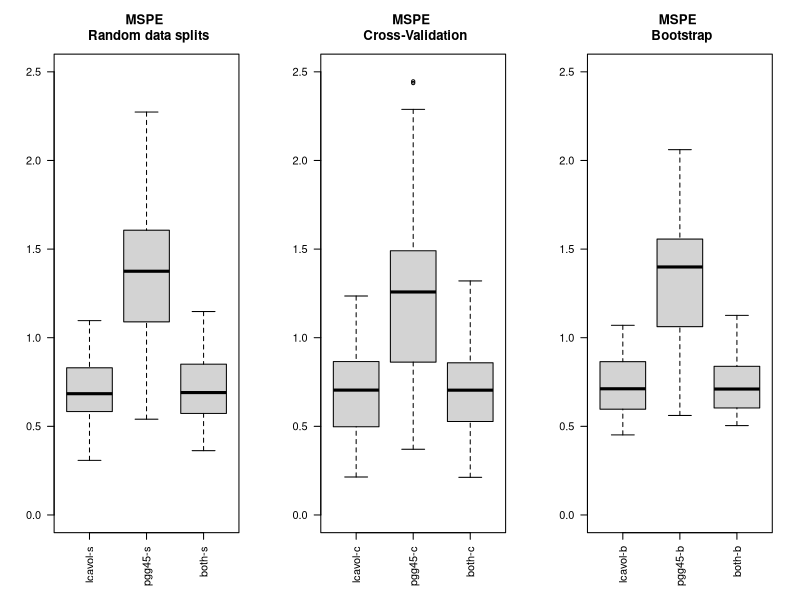
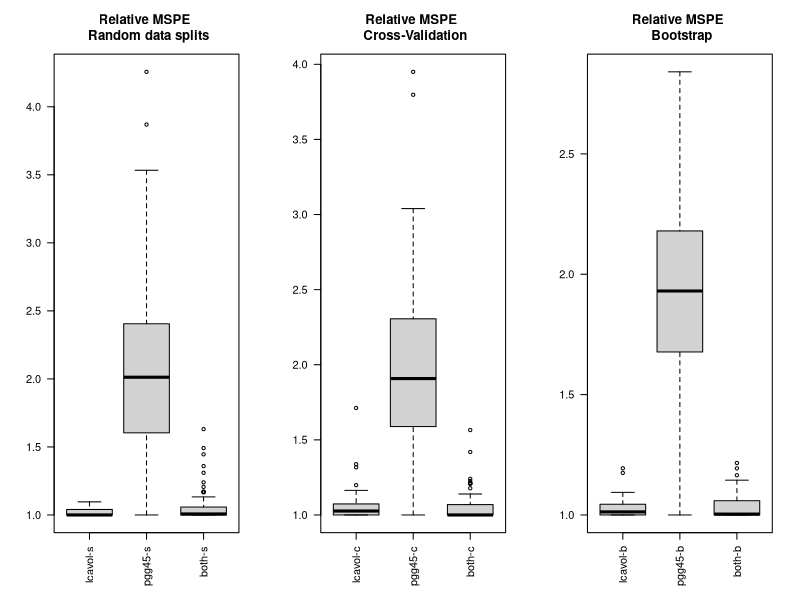
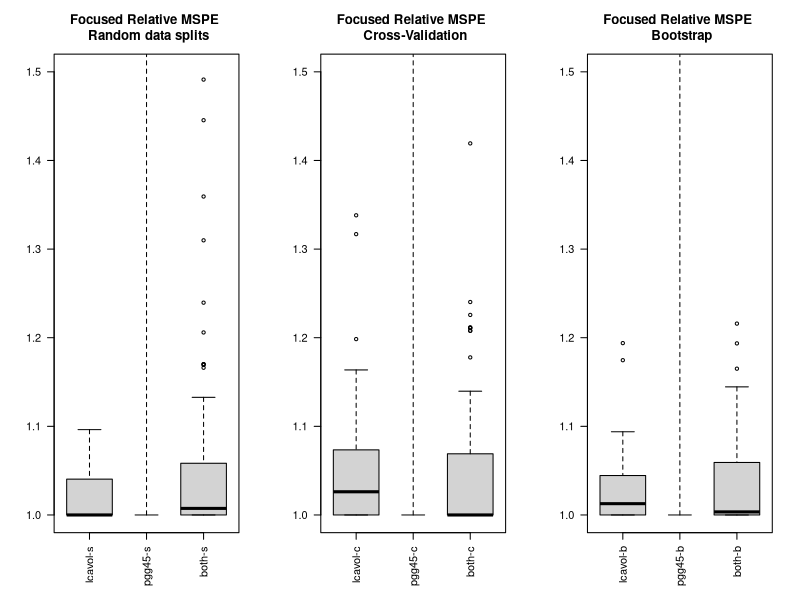

Source code (R) for these figures, in order:
#  Crossvalidation to get prediction error.  The crossval() function in package bootstrap seems most direct
#  Data Splitting, CV, and Bootstrap measures of prediction error.  
#  Using Prostate data, will fit three linear regression models from before
#  Then will use single split, multiple splits, CV, and bootstrap to estimate error
#  Also will show how to use boxplots to compare models

prostate <-  read.table("Prostate.csv", 
                        header=TRUE, sep=",", na.strings=" ")

#  Three models we will compare
#   There is no specific reason for choosing these three.  Could compare others as well.

mod.vol = lm(lpsa ~ lcavol, data=prostate)
mod.pgg = lm(lpsa ~ pgg45, data=prostate)
mod2 =  lm(lpsa ~ lcavol + pgg45, data=prostate)

n = nrow(prostate) #store sample size for easy calculations later

##########################################################################
# Part 1a: Random single split

# Set seed to get repeatable results.  Rerun without resetting seed to see variability
set.seed(120401002) 

# Set sampling fraction.  Here I choose 70/15/15 percents
sf1 = 0.7
sf2 = 0.15
#  Logic:
#    1. randomly permute (reorder) numbers 1,2,...,n
#    2. take positions of first 70% as training set "set=1"
#    3. take positions of next 15% as validation set "set=2"
#    4. take positions of last 15% as test set "set=3

reorder = sample.int(n=n, size=n, replace=FALSE)
reorder

set = ifelse(test=(reorder < sf1*n), yes=1, 
             no=ifelse(test=(sf1*n < reorder & reorder < (sf1+sf2)*n), yes=2, no=3))
set


mod.vol.s1 = lm(lpsa ~ lcavol, data=prostate[set==1,])
mod.pgg.s1 = lm(lpsa ~ pgg45, data=prostate[set==1,])
mod2.s1 =  lm(lpsa ~ lcavol + pgg45, data=prostate[set==1,])

pred.v.s1 = predict(mod.vol.s1, newdata=prostate[set==2,])
pred.p.s1 = predict(mod.pgg.s1, newdata=prostate[set==2,])
pred.2.s1 = predict(mod2.s1, newdata=prostate[set==2,])

(MSPE.v.s1 = mean((prostate[set==2,"lpsa"] - pred.v.s1)^2))
(MSPE.p.s1 = mean((prostate[set==2,"lpsa"] - pred.p.s1)^2))
(MSPE.2.s1 = mean((prostate[set==2,"lpsa"] - pred.2.s1)^2))

#  Best model is 2-variable model, so compute test error there using all other data
mod2.s2 =  lm(lpsa ~ lcavol + pgg45, data=prostate[set<3,])
pred.2.s2 = predict(mod2.s2, newdata=prostate[set==3,])
(MSPE.2.s2 = mean((prostate[set==3,"lpsa"] - pred.2.s2)^2))

##########################################################################
# Part 1b: Random Multiple splits
#   Logic:
#     Just put the code above into a "for()" loop
#     Save results in a matrix
#     Need to create empty matrix to start
#
#   Note that we hold out the test set from above in all of this

# These are simple models on a small data set.  Can afford LOTS of reps.
R = 100

prostate2 = prostate[set<3,]
n2 = nrow(prostate2)

# Set up storage matrices: 1 row per rep, 1 column per model
MSPEs = matrix(NA, nrow=R, ncol=3)
colnames(MSPEs) = c("lcavol-s", "pgg45-s", "both-s")

for(r in 1:R){
  reorder = sample.int(n=n2, size=n2, replace=FALSE)
  set2 = ifelse(test=(reorder < sf1*n2), yes=1, no=2)
  mod.vol.s1 = lm(lpsa ~ lcavol, data=prostate2[set2==1,])
  mod.pgg.s1 = lm(lpsa ~ pgg45, data=prostate2[set2==1,])
  mod2.s1 =  lm(lpsa ~ lcavol + pgg45, data=prostate2[set2==1,])
  
  pred.v.s1 = predict(mod.vol.s1, newdata=prostate2[set2==2,])
  pred.p.s1 = predict(mod.pgg.s1, newdata=prostate2[set2==2,])
  pred.2.s1 = predict(mod2.s1, newdata=prostate2[set2==2,])
  
  MSPEs[r,1] = mean((prostate2[set2==2,"lpsa"] - pred.v.s1)^2)
  MSPEs[r,2] = mean((prostate2[set2==2,"lpsa"] - pred.p.s1)^2)
  MSPEs[r,3] = mean((prostate2[set2==2,"lpsa"] - pred.2.s1)^2)
}

head(MSPEs)

(MSPE.mean = apply(X=MSPEs, MARGIN=2, FUN=mean))
(MSPE.sd = apply(X=MSPEs, MARGIN=2, FUN=sd))
MSPE.CIl = MSPE.mean - qt(p=.975, df=R-1)*MSPE.sd/sqrt(R)
MSPE.CIu = MSPE.mean + qt(p=.975, df=R-1)*MSPE.sd/sqrt(R)
round(cbind(MSPE.CIl, MSPE.CIu),2)

# We could then compute test error on chosen model

##########################################################################
# Part 2a: Cross-Validation model selection (training and validation)

#  Same logic as multiple splits, just more organized
#    V = number of folds
#    N=nrow(DATA)
#    index = int(sample(N)*V/N)+1  # Creates numbers 1,...,V, each in 1/v of sample
#    Then write loop over the values of v=1 to V, selecting [index==v,] or [index!=v,]
#
# Let's do 5-fold CV
V=5
# Abbreviating sample.int function arguments
folds = floor((sample.int(n2)-1)*V/n2) + 1 

MSPEs.cv = matrix(NA, nrow=V, ncol=3)
colnames(MSPEs.cv) = c("lcavol-c", "pgg45-c", "both-c")

for(v in 1:V){
  mod.vol.cv = lm(lpsa ~ lcavol, data=prostate2[folds != v,])
  mod.pgg.cv= lm(lpsa ~ pgg45, data=prostate2[folds != v,])
  mod2.cv =  lm(lpsa ~ lcavol + pgg45, data=prostate2[folds != v,])
  
  pred.v.cv = predict(mod.vol.cv, newdata=prostate2[folds==v,])
  pred.p.cv = predict(mod.pgg.cv, newdata=prostate2[folds==v,])
  pred.2.cv = predict(mod2.cv, newdata=prostate2[folds==v,])
  
  MSPEs.cv[v,1] = mean((prostate2[folds==v,"lpsa"] - pred.v.cv)^2)
  MSPEs.cv[v,2] = mean((prostate2[folds==v,"lpsa"] - pred.p.cv)^2)
  MSPEs.cv[v,3] = mean((prostate2[folds==v,"lpsa"] - pred.2.cv)^2)
}

MSPEs.cv

(MSPEcv = apply(X=MSPEs.cv, MARGIN=2, FUN=mean))
(MSPEcv.sd = apply(X=MSPEs.cv, MARGIN=2, FUN=sd))
MSPEcv.CIl = MSPEcv - qt(p=.975, df=V-1)*MSPEcv.sd/sqrt(V)
MSPEcv.CIu = MSPEcv + qt(p=.975, df=V-1)*MSPEcv.sd/sqrt(V)
round(cbind(MSPEcv.CIl, MSPEcv.CIu),2)

##########################################################################
# Part 2b: Repeated Cross-validation
#  Just put the CV algorithm in a loop over R

V=5
R=15 #creates a total of 15*n2 predicted values, comparable to multile splits above

MSPEs.cv15 = matrix(NA, nrow=V*R, ncol=3)
colnames(MSPEs.cv15) = c("lcavol-c", "pgg45-c", "both-c")

for (r in 1:R){ 

  folds = floor((sample.int(n2)-1)*V/n2) + 1 
  
  for(v in 1:V){
    mod.vol.cv = lm(lpsa ~ lcavol, data=prostate2[folds != v,])
    mod.pgg.cv= lm(lpsa ~ pgg45, data=prostate2[folds != v,])
    mod2.cv =  lm(lpsa ~ lcavol + pgg45, data=prostate2[folds != v,])
    
    pred.v.cv = predict(mod.vol.cv, newdata=prostate2[folds==v,])
    pred.p.cv = predict(mod.pgg.cv, newdata=prostate2[folds==v,])
    pred.2.cv = predict(mod2.cv, newdata=prostate2[folds==v,])
    
    MSPEs.cv15[(r-1)*V+v,1] = mean((prostate2[folds==v,"lpsa"] - pred.v.cv)^2)
    MSPEs.cv15[(r-1)*V+v,2] = mean((prostate2[folds==v,"lpsa"] - pred.p.cv)^2)
    MSPEs.cv15[(r-1)*V+v,3] = mean((prostate2[folds==v,"lpsa"] - pred.2.cv)^2)
  }
}
MSPEs.cv15

(MSPEcv15 = apply(X=MSPEs.cv15, MARGIN=2, FUN=mean))
(MSPEcv15.sd = apply(X=MSPEs.cv15, MARGIN=2, FUN=sd))
MSPEcv15.CIl = MSPEcv15 - qt(p=.975, df=R*V-1)*MSPEcv15.sd/sqrt(R*V)
MSPEcv15.CIu = MSPEcv15 + qt(p=.975, df=R*V-1)*MSPEcv15.sd/sqrt(R*V)
round(cbind(MSPEcv15.CIl, MSPEcv15.CIu),2)


##########################################################################
# Part 3a: Bootstrap
#   The key change here is that we just add "replace=TRUE" to our sampling function
#   Then the  "unique()" function comes in handy

set1 = sample.int(n2, replace=TRUE)
# set1 contains indexes of all observations selected

#How many unique original data were selected
length(unique(set1))
# what fraction of sample is out-of-bag validation set?
1-length(unique(set1))/n2

mod.vol.b = lm(lpsa ~ lcavol, data=prostate2[set1,])
mod.pgg.b = lm(lpsa ~ pgg45, data=prostate2[set1,])
mod2.b =  lm(lpsa ~ lcavol + pgg45, data=prostate2[set1,])

pred.v.b = predict(mod.vol.b, newdata=prostate2[-unique(set1),])
pred.p.b = predict(mod.pgg.b, newdata=prostate2[-unique(set1),])
pred.2.b = predict(mod2.b, newdata=prostate2[-unique(set1),])

(MSPE.v.b = mean((prostate2[-unique(set1),"lpsa"] - pred.v.b)^2))
(MSPE.p.b = mean((prostate2[-unique(set1),"lpsa"] - pred.p.b)^2))
(MSPE.2.b = mean((prostate2[-unique(set1),"lpsa"] - pred.2.b)^2))


##########################################################################
# Part 3b: Repeated Bootstrap
#  Replicate above R times.
#
# Using 40 reps, which creates similar number of predicted values as above methods
# 
R=40

MSPEs.b40 = matrix(NA, nrow=R, ncol=3)
colnames(MSPEs.b40) = c("lcavol-b", "pgg45-b", "both-b")

for(r in 1:R){
  set1 = sample.int(n2, replace=TRUE)

  mod.vol.b = lm(lpsa ~ lcavol, data=prostate2[set1,])
  mod.pgg.b = lm(lpsa ~ pgg45, data=prostate2[set1,])
  mod2.b =  lm(lpsa ~ lcavol + pgg45, data=prostate2[set1,])
  
  pred.v.b = predict(mod.vol.b, newdata=prostate2[-unique(set1),])
  pred.p.b = predict(mod.pgg.b, newdata=prostate2[-unique(set1),])
  pred.2.b = predict(mod2.b, newdata=prostate2[-unique(set1),])
  
  MSPEs.b40[r,1] = mean((prostate2[-unique(set1),"lpsa"] - pred.v.b)^2)
  MSPEs.b40[r,2] = mean((prostate2[-unique(set1),"lpsa"] - pred.p.b)^2)
  MSPEs.b40[r,3] = mean((prostate2[-unique(set1),"lpsa"] - pred.2.b)^2)
}

head(MSPEs.b40)

(MSPEb40 = apply(X=MSPEs.b40, MARGIN=2, FUN=mean))
(MSPEb40.sd = apply(X=MSPEs.b40, MARGIN=2, FUN=sd))
MSPEb40.CIl = MSPEb40 - qt(p=.975, df=R*V-1)*MSPEb40.sd/sqrt(R*V)
MSPEb40.CIu = MSPEb40 + qt(p=.975, df=R*V-1)*MSPEb40.sd/sqrt(R*V)
round(cbind(MSPEb40.CIl, MSPEb40.CIu),2)

##########################################################################
# Part 4: Boxplots and relative MSPE
#  Replicate above R times.
#

par(mfrow=c(1,3))
boxplot(MSPEs, las=2, ylim=c(0,2.5),
        main="MSPE \n Random data splits")
boxplot(MSPEs.cv15, las=2, ylim=c(0,2.5),
        main="MSPE \n Cross-Validation")
boxplot(MSPEs.b40, las=2, ylim=c(0,2.5),
        main="MSPE \n Bootstrap")

#Relative MSPE: divided by minimim error for each rep

par(mfrow=c(1,3))
low.s = apply(MSPEs, 1, min) 
boxplot(MSPEs/low.s, las=2,
        main="Relative MSPE \n Random data splits")
low.c = apply(MSPEs.cv15, 1, min) 
boxplot(MSPEs.cv15/low.c, las=2,
        main="Relative MSPE \n Cross-Validation")
low.b = apply(MSPEs.b40, 1, min) 
boxplot(MSPEs.b40/low.b, las=2,
        main="Relative MSPE \n Bootstrap")

# Limit range to see coparison of two good models
par(mfrow=c(1,3))
boxplot(MSPEs/low.s, las=2, ylim=c(1,1.5),
        main="Focused Relative MSPE \n Random data splits")
boxplot(MSPEs.cv15/low.c, las=2, ylim=c(1,1.5),
        main="Focused Relative MSPE \n Cross-Validation")
boxplot(MSPEs.b40/low.b, las=2, ylim=c(1,1.5),
        main="Focused Relative MSPE \n Bootstrap")

